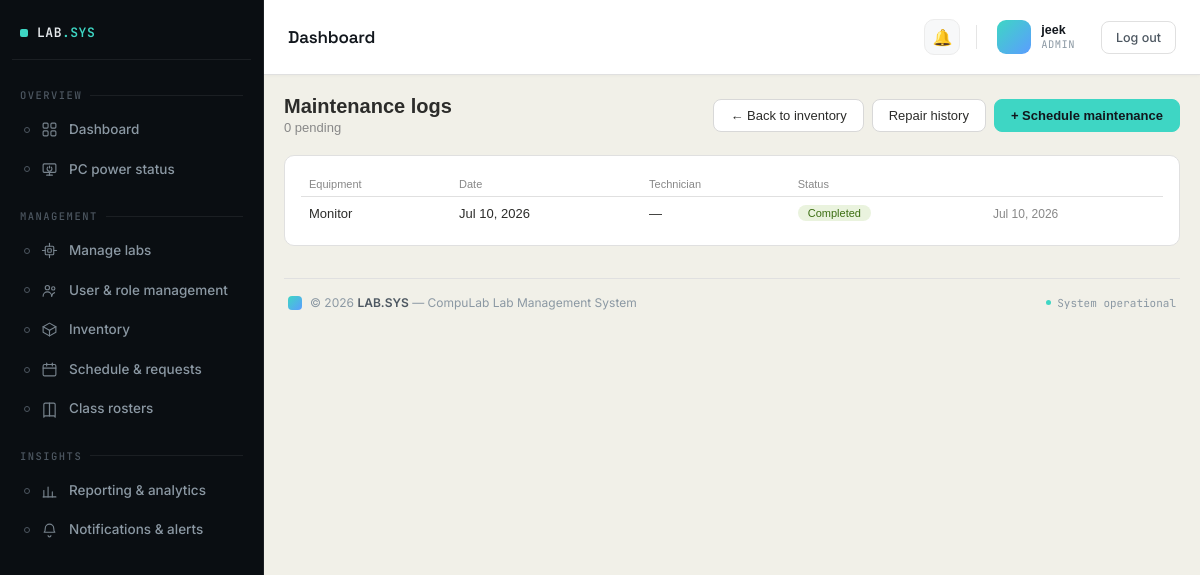
/labs/maintenance/ (signed in), run on the app's committed database.
### accounts/models.py (models this page shows, shortened)
class User(AbstractUser):
    ROLE_CHOICES = [
        ('admin', 'Admin'),
        ('incharge', 'Lab In-charge'),
        ('instructor', 'Instructor'),
        ('student', 'Student'),
    ]
    role = models.CharField(max_length=20, choices=ROLE_CHOICES, default='instructor')
    id_number = models.CharField(
        max_length=50, blank=True, default='',
        help_text='Student/Instructor ID — used to match this account to reservation requests and lab PC check-ins. Separate from the login username.'
    )
    assigned_lab = models.ForeignKey(
        'labs.Lab',
        null=True,
        blank=True,
        on_delete=models.SET_NULL,
        related_name='assigned_users'
    )
    email_notifications_enabled = models.BooleanField(default=True)

### labs/models.py (models this page shows, shortened)
class MaintenanceLog(models.Model):
    equipment = models.ForeignKey(InventoryItem, on_delete=models.CASCADE, related_name='maintenance_logs')
    maintenance_date = models.DateField()
    assigned_technician = models.ForeignKey(
        settings.AUTH_USER_MODEL,
        null=True, blank=True,
        on_delete=models.SET_NULL,
        related_name='maintenance_tasks'
    )
    notes = models.TextField(blank=True)
    completed = models.BooleanField(default=False)
    completion_notes = models.TextField(blank=True)
    completed_at = models.DateTimeField(null=True, blank=True)
    created_at = models.DateTimeField(auto_now_add=True)
    class Meta:
        ordering = ['-maintenance_date']

class InventoryItem(models.Model):
    CONDITION = [
        ('good', 'Good'),
        ('fair', 'Fair'),
        ('needs_check', 'Needs Check'),
        ('faulty', 'Faulty'),
    ]
    STATUS = [
        ('operational', 'Operational'),
        ('under_repair', 'Under Repair'),
        ('retired', 'Retired'),
    ]
    name = models.CharField(max_length=200)
    category = models.CharField(max_length=100)
    quantity = models.PositiveIntegerField()
    condition = models.CharField(max_length=20, choices=CONDITION)
    status = models.CharField(max_length=20, choices=STATUS, default='operational')
    lab = models.ForeignKey(Lab, on_delete=models.CASCADE)
    last_checked = models.DateField(null=True, blank=True)

### labs/views.py (the view)
# urls.py: path('maintenance/', views.MaintenanceLogListView.as_view(), name='maintenance_logs'),
class MaintenanceLogListView(RoleRequiredMixin, ListView):
    allowed_roles = ['admin', 'incharge']
    template_name = 'labs/maintenance_logs.html'
    context_object_name = 'logs'
    def get_queryset(self):
        return MaintenanceLog.objects.select_related('equipment', 'assigned_technician').order_by('completed', '-maintenance_date')
    def get_context_data(self, **kwargs):
        ctx = super().get_context_data(**kwargs)
        ctx['equipment_list'] = InventoryItem.objects.all().order_by('name')
        ctx['pending_count'] = MaintenanceLog.objects.filter(completed=False).count()
        return ctx

### accounts/context_processors.py (called while the page is built)
def sidebar_counts(request):
    if not request.user.is_authenticated:
        return {}
    return {
        'unread_notifications_count': Notification.objects.filter(
            user=request.user, read=False
        ).count(),
        'open_issues_count': Issue.objects.filter(status='open').count()
        if request.user.role in ['admin', 'incharge'] else 0,
    }

### accounts/mixins.py (called while the page is built)
    def dispatch(self, request, *args, **kwargs):
        if not request.user.is_authenticated:
            return self.handle_no_permission()
        if self.allowed_roles and request.user.role not in self.allowed_roles:
            raise PermissionDenied
        return super().dispatch(request, *args, **kwargs)

### compulab/templates/labs/maintenance_logs.html (shortened to what this page needs)
{% extends "base.html" %}
{% block content %}
<div class="page-header">
  <div>
    <h1>Maintenance logs</h1>
    <div class="sub">{{ pending_count }} pending</div>
  </div>
  <div style="display:flex; gap:8px">
    <a href="{% url 'inventory' %}" class="action-btn">← Back to inventory</a>
    <a href="{% url 'repair_history' %}" class="action-btn">Repair history</a>
    {% if request.user.role == 'admin' %}
      <a href="{% url 'maintenance_schedule' %}" class="action-btn primary">+ Schedule maintenance</a>
    {% endif %}
  </div>
</div>
<div class="card">
  <table class="table">
    <thead>
      <tr><th>Equipment</th><th>Date</th><th>Technician</th><th>Status</th><th></th></tr>
    </thead>
    <tbody>
      {% for log in logs %}
        <tr>
          <td>{{ log.equipment.name }}</td>
          <td>{{ log.maintenance_date|date:"M d, Y" }}</td>
          <td>{{ log.assigned_technician.get_full_name|default:"—" }}</td>
          <td>
            {% if log.completed %}
              <span class="status-pill pill-resolved">Completed</span>
            {% else %}
              <span class="status-pill pill-pending">Pending</span>
            {% endif %}
          </td>
          <td>
            {% if not log.completed %}
              <a href="{% url 'maintenance_complete' log.pk %}" class="action-btn small primary">Record completion</a>
            {% else %}
              <span style="color:#888; font-size:12px">{{ log.completed_at|date:"M d, Y" }}</span>
            {% endif %}
          </td>
        </tr>
      {% empty %}
        <tr><td colspan="5"><p class="empty">No maintenance scheduled yet.</p></td></tr>
      {% endfor %}
    </tbody>
  </table>
</div>
{% endblock %}

### compulab/templates/dashboard/navbar.html (shortened to what this page needs)
<div class="topbar">
  <div class="topbar-title">{{ page_title|default:"Dashboard" }}</div>
  <div class="topbar-right">
    <div class="topbar-notif">
      <a href="{% url 'notifications' %}" title="Notifications">
        🔔
      </a>
    </div>
    <div class="topbar-user">
      <div class="avatar">
      </div>
      <div class="user-meta">
        <span class="user-name">{{ request.user.get_full_name|default:request.user.username }}</span>
        <span class="user-role">{{ request.user.role|default:"Admin" }}</span>
      </div>
    </div>
    <form method="post" action="{% url 'logout' %}" style="display:inline;">
      <button type="submit" class="btn">Log out</button>
    </form>
  </div>
</div>

### compulab/templates/base.html (style rules this page uses)
* { box-sizing: border-box; margin: 0; padding: 0; }
html, body { height: 100%; }
body { font-family: sans-serif; background: #f1f0e8; color: #2c2c2a; }
:root { --topbar-accent: #3ed6c4; --topbar-accent-tint: rgba(62,214,196,0.12); --topbar-ink-1: #12171d; --topbar-text-1: #4d5761; --topbar-text-2: #8b98a3; }
.card { background: white; border: 1px solid #e0e0e0; border-radius: 10px; padding: 16px; margin-bottom: 14px; }
.table { width: 100%; border-collapse: collapse; font-size: 13px; }
.table th { text-align: left; padding: 6px 8px; color: #888; font-weight: 500; border-bottom: 1px solid #e0e0e0; font-size: 11px; }
.table td { padding: 8px; border-bottom: 1px solid #f0f0f0; }
.table tr:last-child td { border-bottom: none; }
a { color: inherit; }
.page-header { display: flex; align-items: center; justify-content: space-between; margin-bottom: 20px; flex-wrap: wrap; gap: 12px; }
.page-header h1 { font-size: 20px; font-weight: 600; }
.page-header .sub { font-size: 13px; color: #888; margin-top: 2px; }
.action-btn { display: inline-flex; align-items: center; gap: 6px; padding: 8px 16px; border-radius: 8px; border: 1px solid #d8d8d8; background: #fff; color: #2c2c2a; font-size: 13px; font-weight: 500; text-decoration: none; cursor: pointer; }
.action-btn.primary { background: var(--topbar-accent); border-color: var(--topbar-accent); color: var(--topbar-ink-1); font-weight: 600; }
.status-pill { display: inline-block; padding: 2px 10px; border-radius: 10px; font-size: 11px; font-weight: 500; text-transform: capitalize; }
.pill-resolved, .pill-approved, .pill-online, .pill-good, .pill-low, .pill-activate, .pill-register, .pill-operational { background: #EAF3DE; color: #3B6D11; }

### compulab/templates/dashboard/navbar.html (style rules this page uses)
.topbar { padding: 16px 24px; border-bottom: 1px solid #e0e0e0; background: white; display: flex; align-items: center; justify-content: space-between; box-shadow: 0 1px 3px rgba(18, 23, 29, 0.03); }
.topbar-title { font-family: 'Space Grotesk', sans-serif; font-size: 17px; font-weight: 600; letter-spacing: -0.01em; color: #12171d; }
.topbar-right { display: flex; align-items: center; gap: 16px; font-size: 13px; color: #555; }
.topbar-notif { position: relative; display: flex; align-items: center; }
.topbar-notif a { position: relative; display: flex; align-items: center; justify-content: center; width: 36px; height: 36px; border-radius: 10px; font-size: 16px; text-decoration: none; color: #4d5761; background: #f7f8f9; border: 1px solid #ececec; transition: background-color 0.15s ease, border-color 0.15s ease, transform 0.15s ease; }
.topbar-user { display: flex; align-items: center; gap: 10px; padding: 4px 10px 4px 4px; border-radius: 12px; transition: background-color 0.15s ease; }
.avatar { width: 34px; height: 34px; border-radius: 9px; background: linear-gradient(135deg, #3ed6c4, #5b9dff); color: #0a0e12; font-family: 'JetBrains Mono', monospace; font-size: 12px; font-weight: 700; display: flex; align-items: center; justify-content: center; flex-shrink: 0; }
.user-meta { display: flex; flex-direction: column; line-height: 1.25; }
.user-name { font-size: 12.5px; font-weight: 600; color: #12171d; white-space: nowrap; }
.user-role { font-size: 10.5px; font-family: 'JetBrains Mono', monospace; color: #8b98a3; text-transform: uppercase; letter-spacing: 0.04em; }
.btn { display: inline-flex; align-items: center; gap: 6px; padding: 8px 14px; border-radius: 8px; font-size: 12.5px; font-weight: 500; border: 1px solid #e0e0e0; background: white; cursor: pointer; text-decoration: none; color: #4d5761; font-family: 'Inter', sans-serif; transition: background-color 0.15s ease, border-color 0.15s ease, color 0.15s ease; }

### data on the page
User: user.get_full_name "jeek", user.role "ADMIN"
MaintenanceLog: equipment.name "Monitor", maintenance_date "Jul 10, 2026", assigned_technician.get_full_name "—", completed "Completed", completed_at "Jul 10, 2026"

### other printed values
{{ page_title|default:"Dashboard" }} "Dashboard"
{{ pending_count }} "0"
